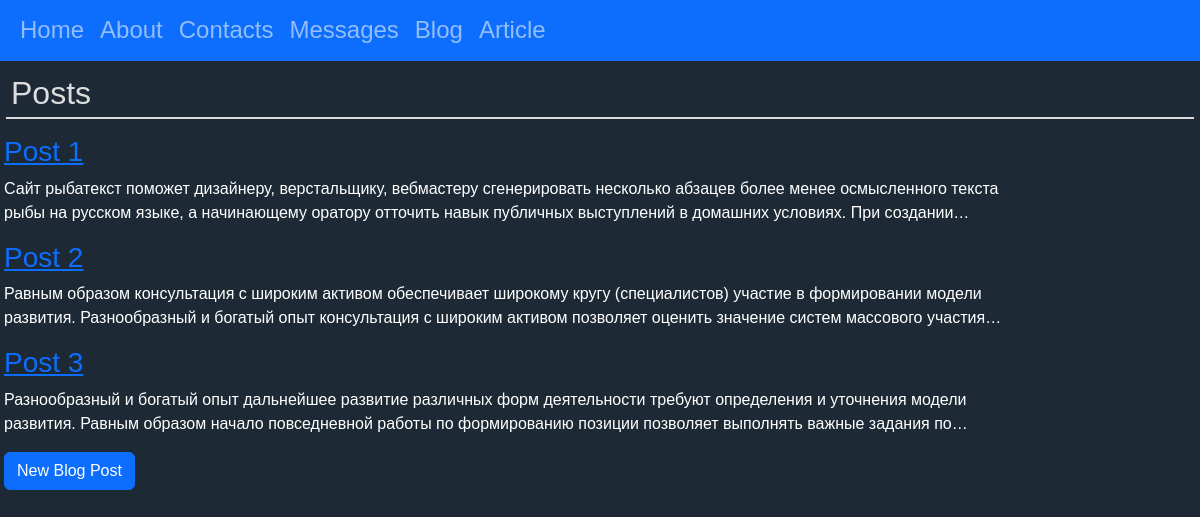
Screenshot of /blog/ with the database file from the repository.
### blog/models.py (models this page shows, shortened)
class Post(models.Model):
    title = models.CharField(max_length=255)
    author = models.ForeignKey("auth.User", on_delete=models.CASCADE)
    body = models.TextField()

### blog/views.py (the view)
# urls.py: path("", BlogListView.as_view(), name="blog"),
class BlogListView(ListView):
    model = Post
    template_name = "blog.html"

### templates/blog.html
{% extends "base.html" %}
{% block content %}
<h2>Posts</h2>
{% for post in post_list %}
<div class="mt-3 post-entry">
    <h3><a href="{% url 'post_detail' post.pk %}">{{ post.title }}</a></h3>
    <p>{{ post.body }}</p>
</div>
{% endfor %}
<div>
    <a class= "btn btn-primary" href="{% url 'post_new' %}">New Blog Post</a>
</div>
{% endblock content %}

### static/css/base.css (style rules this page uses)
body { background-color: #1d2a35; font-family: Verdana, Geneva, Tahoma, sans-serif; color: white; }
h2 { border-bottom: 2px #ddd solid; color: #ddd; text-align: left; padding: 5px; margin: 2px; }
.post-entry { max-width: 1000px; }
.post-entry p { -webkit-line-clamp: 2; display: -webkit-box; -webkit-box-orient: vertical; overflow: hidden; }

### rows the page displays
Post: title "Post 1", body "Сайт рыбатекст поможет дизайнеру, верстальщику, вебмастеру сгенерировать несколько абзацев более менее осмысленного текста рыбы на русском языке, а начинающему оратору отточить навык публичных выступлений в домашних условиях. При…"
Post: title "Post 2", body "Равным образом консультация с широким активом обеспечивает широкому кругу (специалистов) участие в формировании модели развития. Разнообразный и богатый опыт консультация с широким активом позволяет оценить значение систем массового…"
Post: title "Post 3", body "Разнообразный и богатый опыт дальнейшее развитие различных форм деятельности требуют определения и уточнения модели развития. Равным образом начало повседневной работы по формированию позиции позволяет выполнять важные задания…"
